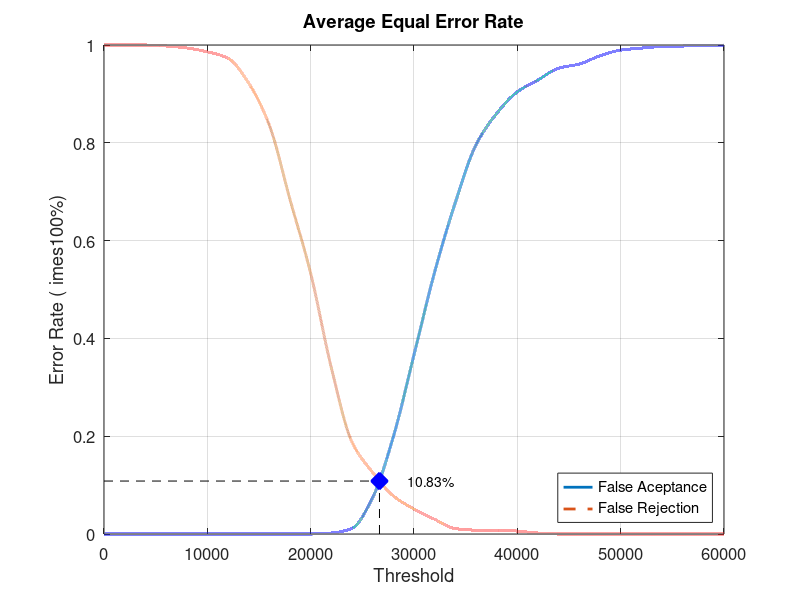
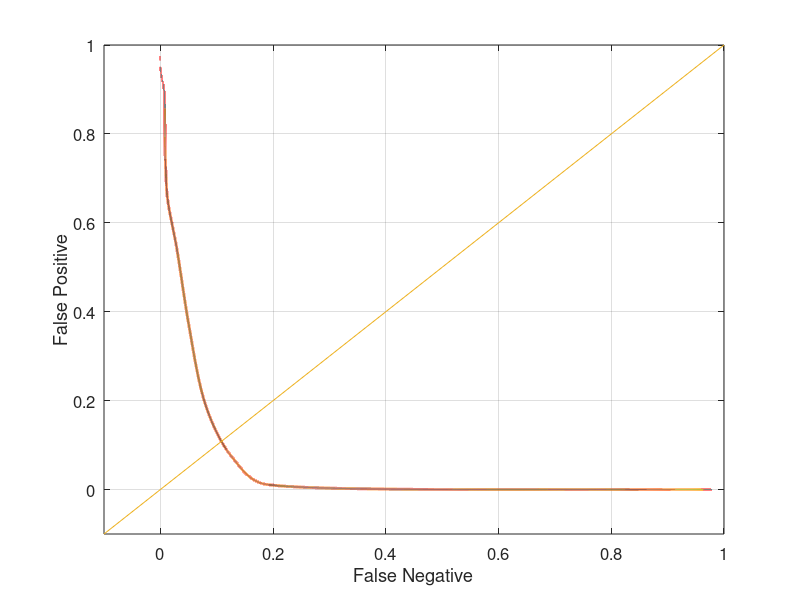

Here is the MATLAB script that generated these plots, in order:
close all;
clear;
clc;
x = 0:2000:60000;
xq = 0:0.5:60000;

y0 = [0 0 0 0 0 0 0 0 0 0 0 0.00210526 0.0115789 0.0747368 0.198947 0.366316 0.535789 0.677895 0.795789 0.86 0.904211 0.928421 0.952632 0.961053 0.977895 0.989474 0.993684 0.996842 0.997895 0.998947 1]
yy0 = interp1(x, y0, xq, 'pchip');
y1 = [1 1 1 0.998 0.994 0.986 0.973 0.922 0.836 0.684 0.533 0.34 0.188 0.126 0.078 0.051 0.03 0.011 0.008 0.008 0.006 0.002 0 0 0 0 0 0 0 0 0]
yy1 = interp1(x, y1, xq, 'pchip');

% Calculating EER: 
y2 = abs(y0 - y1);
find(y2 == min(y2))
yy2 = abs(yy0 - yy1);
xEER = find(yy2 == min(yy2));
xEERIndex = xq(xEER) % X-axis EER
yEER = yy0(xEER) % Y-axis EER

main = figure
plot(xq, yy0,'-','LineWidth', 2);	hold on
plot(xq, yy1,'--','LineWidth', 2);	hold on
plot([xEERIndex xEERIndex], [0 yEER], 'k--');	hold on
plot([0 xEERIndex], [yEER yEER], 'k--');	hold on
plot(xEERIndex, yEER, 'bx', 'LineWidth', 10);	hold on
text(xEERIndex + 10 * xEERIndex / 100, yEER, [num2str(round((10000 * yEER)) / 100) '%'])
legend('False Aceptance', 'False Rejection', 'Location', 'SouthEast')
xlabel('Threshold')
ylabel('Error Rate (	imes100%)')
title('Average Equal Error Rate')
set(gca, 'FontSize', 12)
axis([0 60000 0 1])
grid on

print(main, 'Database1AverageMain', '-dpng');
FNRxFPR = figure('Color', [1 1 1]);
plot(yy1, yy0, '-', yy1, yy0, 'LineWidth', 2);
hold on
y = -0.1:0.1:1
plot(y, y); 
set(gca, 'FontSize', 12)
xlabel('False Negative')
ylabel('False Positive')
axis([-0.1 1 -0.1 1])
set(gca, 'FontSize', 12)
grid on

print(FNRxFPR, 'Database1AverageFNRxFPR','-dpng');
